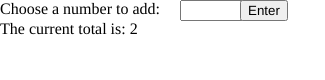
Frame 1 (no input)
Frame 60 (no input): identical to frame 1, image omitted
Frame 120 (the mouse pressed at the canvas centre since frame 60): identical to frame 1, image omitted

The p5.js sketch that drew this single still picture (run headless with seeded random() and noise() and a simulated clock; from frame 60 on, the mouse is pressed at the canvas centre):

// p5.js sketch
// ── sketch.js
var currentNumber,numberToAdd,inp,button,directions,reminder,compPick;
var gameover = false;
var total = 2;
var playerTurn = true;

function setup() {
  createCanvas(325, 80);
  directions = createDiv('Choose a number to add:');
  directions.position(0,0);
  directions.size(180,20);
  inp = createInput();
  inp.position(directions.width,0);
  inp.size(60);
  button = createButton('Enter');
  button.mousePressed(raceto1000);
  button.position(directions.width+inp.width,0);
  currentNumber = createDiv("The current total is: "+total);
  currentNumber.position(0,directions.height);
  currentNumber.size(250,20);
  compPick = createDiv("The Computer chose: "+ compPick);
  compPick.position(0,directions.height+currentNumber.height)
  compPick.size(325,20);
  compPick.hide();
  reminder = createDiv("You must choose a number less than the total!");
  reminder.size(325,20);
  reminder.position(0,directions.height+currentNumber.height+compPick.height);
  reminder.hide();
}

function draw() {
  background(255);
}

function raceto1000() {
  if(gameover == false) {
  playerTurn = true;
  if((int(inp.value()) < total)&&(int(inp.value()>0))) {
    reminder.hide();
    total = total + int(inp.value());
    if(total >= 1000) total = 1000;
    inp.value('');
    currentNumber.html("The current total is: "+total);
    checkWin();
    if(gameover == false) {
      computerTurn();
    }
  } else {
    reminder.show();
  }
  }
}

function checkWin() {
  if(total == 1000) {
    switch(playerTurn) {
      case true:
        reminder.html("You win!");
        reminder.show();
        gameover = true;
        break;
      case false:
        reminder.html("The computer wins!");
        reminder.show();
        gameover = true;
        break;
    }
  }
}

function computerTurn() {
  var compAdd = 1;
  var target = 1000;
  //key numbers are 1000,500,250,125,67,33,16,8,4,2
  playerTurn = false;
  switch(true) {
    case total <= 3:
      target = 3;
      break;
    case total <= 7:
      target = 7;
      break;
    case total <=15:
      target = 15;
      break;
    case total <= 31:
      target = 31;
      break;
    case total <= 62:
      target = 62;
      break;
    case total <= 125:
      target = 125;
      break;
    case total <= 250:
      target = 250;
      break;
    case total <= 500:
      target = 500;
      break;
  }
   if (((target-total) > 0)&&(target-total < total)) {
        compAdd = target-total;
      } else {
        compAdd = round(random(total-2)+1);
      }
  total = total + compAdd;
  currentNumber.html("The current total is: "+total);
  compPick.html("The Computer chose: " + compAdd);
  compPick.show();
  checkWin();
}
